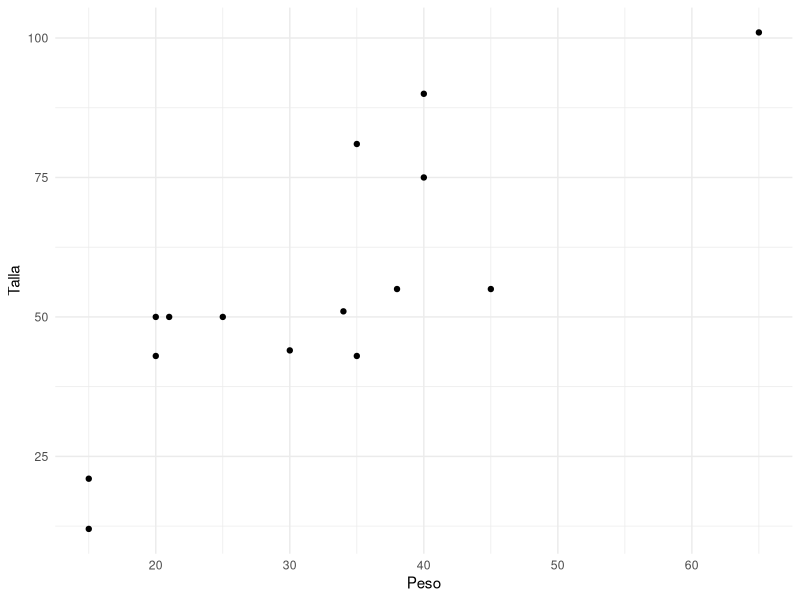
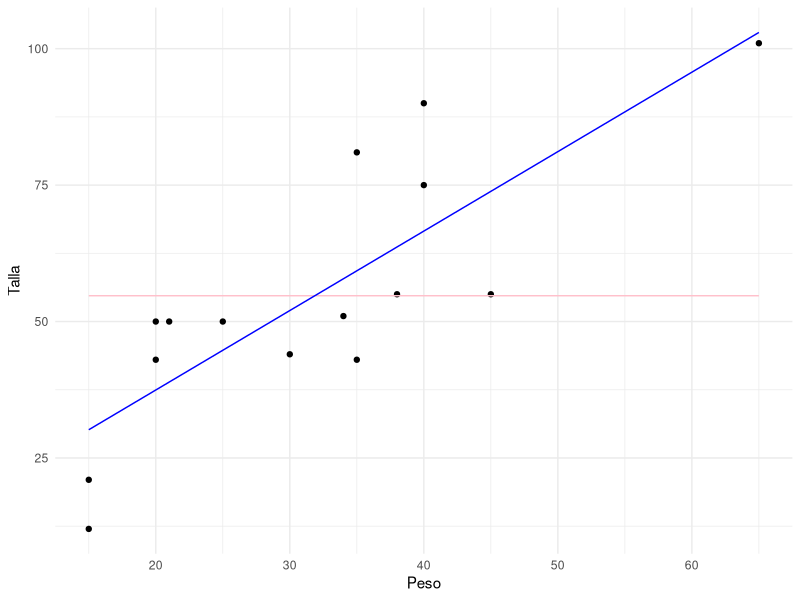
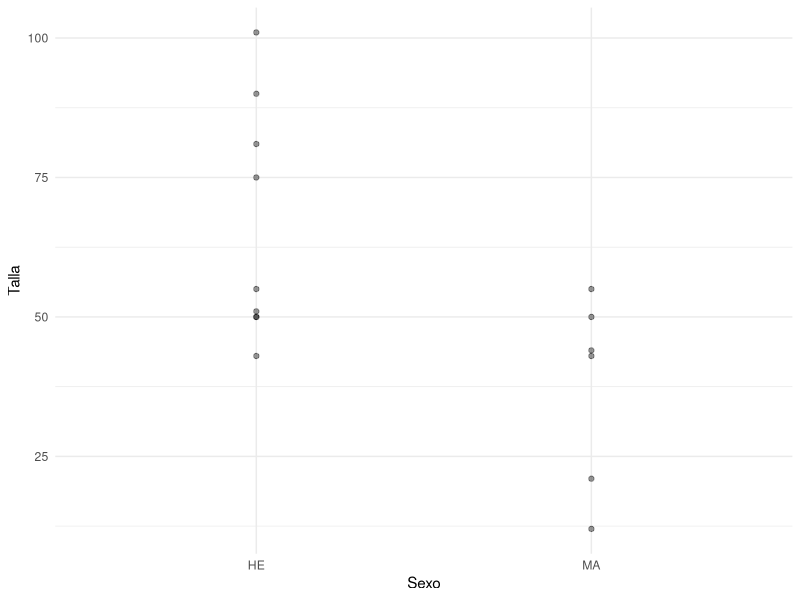
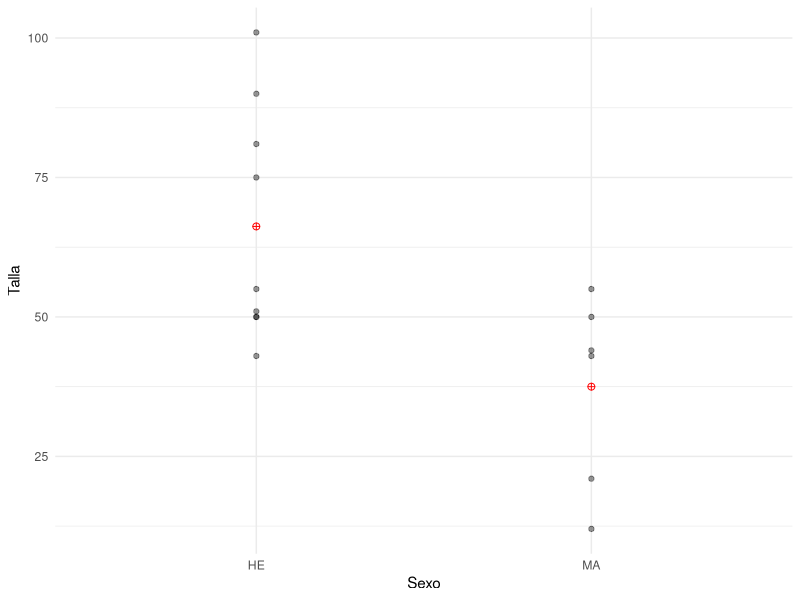
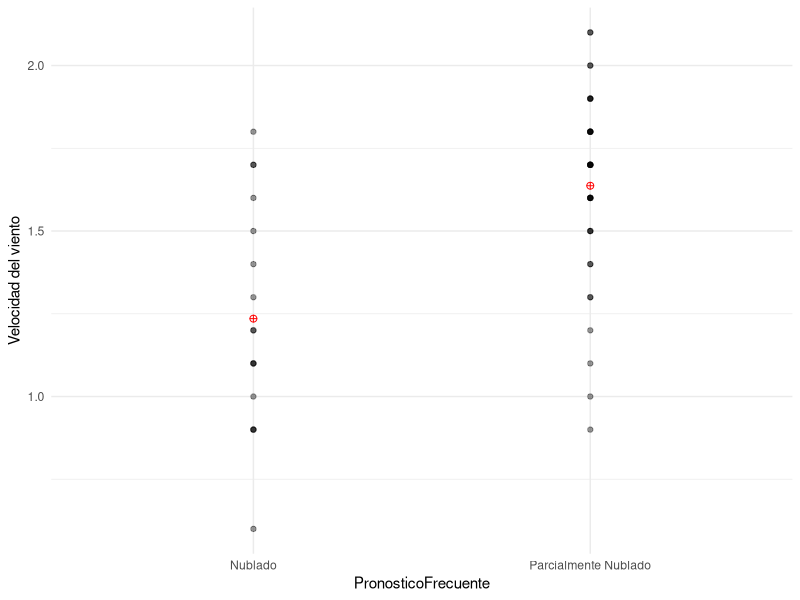

R code for these plots, in order:
## ---- chunk 1
library("tidyverse")
## ---- chunk 2
# Variable respuesta y (talla)
y_tall = c(21,50,43,81,75,50,44,55,43,12,50,55,51,90,101)
# Covariable x1 (peso)
x_peso = c(15,25,20,35,40,20,30,45,35,15,21,38,34,40,65)
# Datos unificados
df     = tibble(y_tall,x_peso)
n      = nrow(df)
# Gráfico de datos
gg1 = df %>% ggplot(aes(x=x_peso,y=y_tall)) + 
             geom_point() + theme_minimal() +
             labs(y='Talla',x='Peso')
gg1
## ---- chunk 3
# Modelo simple O REDUCIDO (sin covariable)
msimple     = mean(y_tall)
y_hat1      = rep(msimple,n)
df$y_hat1   = y_hat1
# Variación/Error total en los datos
msimple_SCT = sum((df$y_tall - df$y_hat1)**2)

# Modelo lineal
mlineal     = lm(y_tall ~ x_peso,data=df)
y_hat2      = mlineal$fitted.values
df$y_hat2   = y_hat2
# Variación/Error resultante al ajustar mlineal
mlineal_SCE = sum((df$y_tall - df$y_hat2)**2)

# Reducción en la variación total al ajustar mlineal
mlineal_SCM = msimple_SCT-mlineal_SCE

# Gráfico de modelos
gg2 = gg1 + geom_line(aes(x=x_peso,y=y_hat1),colour = "pink") +
            geom_line(aes(x=x_peso,y=y_hat2),colour = "blue")
gg2
## ---- chunk 4
# Cálculo de R2
r2_calc     = (msimple_SCT-mlineal_SCE)/msimple_SCT
r2_calc
## ---- chunk 5
summary(mlineal)$r.squared
## ---- chunk 6
# Cálculo de F 
F_calc     = ((msimple_SCT-mlineal_SCE)/(2-1))/(mlineal_SCE/(n-2))
F_calc 
## ---- chunk 7
anova(mlineal)$"F value"[1]
## ---- chunk 8
anova(mlineal)
## ---- chunk 9
df$Sexo = c('MA','HE','HE','HE','HE','HE','MA','MA','MA','MA','MA','HE','HE','HE','HE')
df2 = df %>% select(y_tall,Sexo)

gg3 = df2 %>% ggplot(aes(x=Sexo,y=y_tall)) + 
              geom_point(alpha=0.4) + 
              theme_minimal() + labs(y='Talla')
gg3
## ---- chunk 10
df_ma = df2 %>% filter(Sexo=='MA')
df_he = df2 %>% filter(Sexo=='HE')
msimple_ma = mean(df_ma$y_tall)
msimple_he = mean(df_he$y_tall)

msimple_s  = tibble(Sexo=c('MA','HE'),Talla=c(msimple_ma,msimple_he)) 

gg3 + geom_point(data=msimple_s,aes(x=Sexo,y=Talla),
                 col='red',size=2,shape=10)
## ---- chunk 11
msimple_s
## ---- chunk 12
df2 = df2 %>% arrange(desc(Sexo),y_tall)
df2
## ---- chunk 13
df2$MA_ID = ifelse(df2$Sexo=='MA',1,0)
df2$HE_ID = ifelse(df2$Sexo=='HE',1,0)
df2 %>% select(Sexo,MA_ID,HE_ID)
## ---- chunk 14
m_sexo_SCE1    = sum((df_ma$y_tall - msimple_ma)**2)
m_sexo_SCE2    = sum((df_he$y_tall - msimple_he)**2)

r2_calc_sexo = (msimple_SCT - (m_sexo_SCE1+m_sexo_SCE2)) / (msimple_SCT)
r2_calc_sexo
## ---- chunk 15
mcategorico  = lm(y_tall~ Sexo,df2)
summary(mcategorico)$r.squared
## ---- chunk 16
summary(mcategorico)$coefficients
## ---- chunk 17
y_hat3          = mcategorico$fitted.values
df2$y_hat3      = y_hat3
df2
## ---- chunk 18
# Valores ajustados bajo el modelo
mcategorico_SCE = sum((df2$y_tall - df2$y_hat3)**2)
mcategorico_SCM = msimple_SCT-mcategorico_SCE

# Cálculo de F 
F_calc          = (mcategorico_SCM/(2-1))/(mcategorico_SCE/(n-2))
F_calc 
## ---- chunk 19
anova(mcategorico)
## ---- chunk 20
data       = read.csv('ORI.csv', sep=";")
## ---- chunk 21
var<-c("Municipio","Velocidad_del_Viento","Pronostico")
Mode <- function(x) {
  ux <- unique(x)
  ux[which.max(tabulate(match(x, ux)))]
}

data2 <- data %>% 
         dplyr::select(all_of(var)) %>% 
         group_by(Municipio) %>% 
         summarise(VelocidadViento = median(Velocidad_del_Viento),
                   PronosticoFrecuente = Mode(Pronostico)) %>% 
         ungroup()  %>% 
         remove_rownames %>% 
         drop_na(any_of("Municipio")) %>% 
         column_to_rownames(var="Municipio")
dt2    <- data2 %>% filter(PronosticoFrecuente%in%c('Nublado','Parcialmente Nublado'))
## ---- chunk 22
df_ma = dt2 %>% filter(PronosticoFrecuente=='Nublado')
df_he = dt2 %>% filter(PronosticoFrecuente=='Parcialmente Nublado')
msimple_ma = mean(df_ma$VelocidadViento)
msimple_he = mean(df_he$VelocidadViento)

gg4 = dt2 %>% ggplot(aes(x=PronosticoFrecuente,y=VelocidadViento)) + 
              geom_point(alpha=0.4) + 
              theme_minimal() + labs(y='Velocidad del viento')

msimple_t  = tibble(Pronostico=c('Nublado','Parcialmente Nublado'),
                    Respuesta=c(msimple_ma,msimple_he)) 

gg4 + geom_point(data=msimple_t,aes(x=Pronostico,y=Respuesta),
                 col='red',size=2,shape=10)
## ---- chunk 23
modelo_vel = lm(VelocidadViento ~ PronosticoFrecuente,dt2)
summary(modelo_vel)
## ---- chunk 24
anova(modelo_vel)
